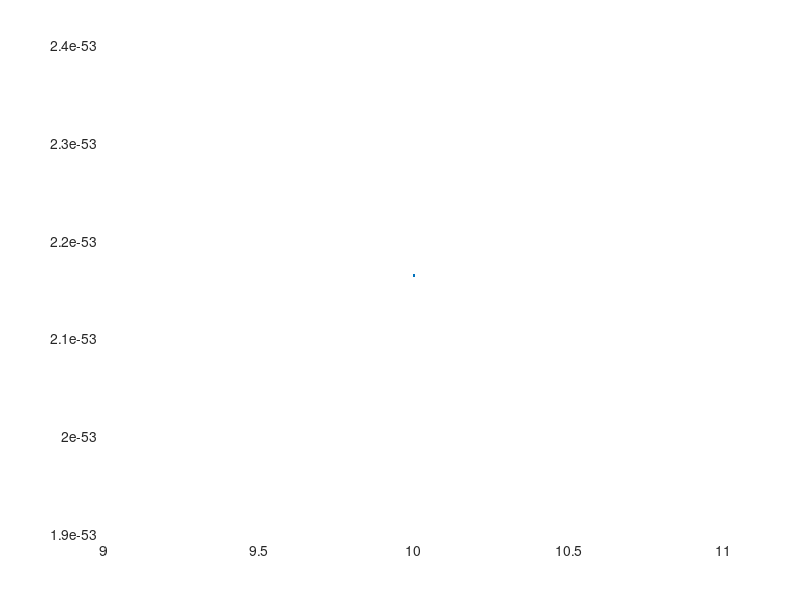

The MATLAB script that drew this image:
clear, close all; clc;

n = 10;
id = zeros(n,1); % allocating vector for id
dA = zeros(n,1); % allocating vector for det A
cA = zeros(n,1); % allocating vector for cond A

% compute hilbert matrix H and its determinant and
% store it in a vector to be able to plot it
for k = 1:n
    A = hilb(k);        % compute H of order k

    % remember id (for plotting)
    id(k)    = k;

    % store determinant (for plotting)
    dA(k)  = det(A);

    % store condition number (for plotting)
    cA(k) = cond(A);

    % display the hilbert matrix
    fprintf('hilbert matrix of order k=%i\n', k);
    disp(A)
end


% ADD CODE TO PLOT YOUR RESULTS BELOW
plot(id(k), dA(k));
